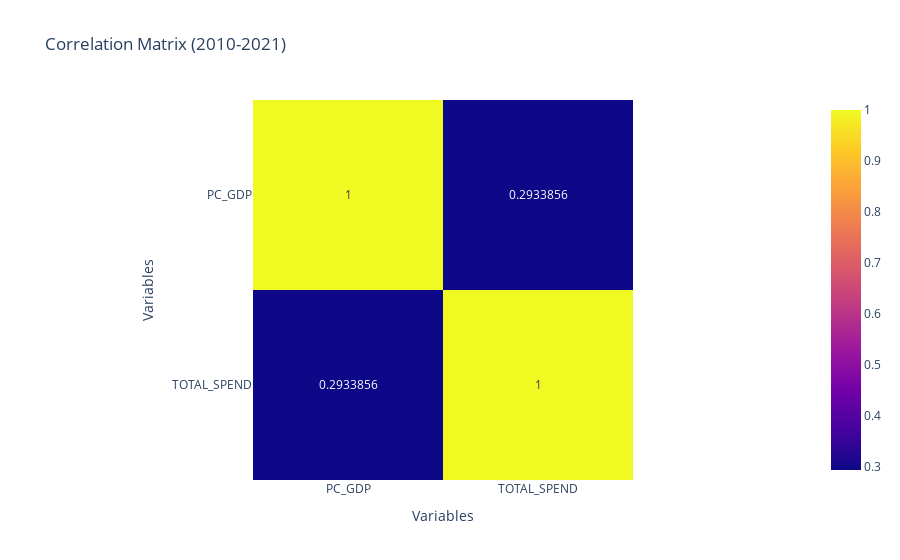

Notebook code for this chart:
### Markdown cell above
# Comparison of Spending and GDP: Correlation Over Time (2010-2021 Focus)
We can examine how GDP and spending have been correlated in the most recent years. This can help demonstrate that the 2010-2021 period is highly representative of how economies are currently evolving.
 Shows the relationship between GDP and spending across countries during the most recent period.
Created a correlation matrix for GDP and total spending for countries from 2010 to 2021.

### Code cell
import plotly.express as px

# Correlation matrix plot for GDP and Total Spending
corr_matrix = recent_years_data[['PC_GDP', 'TOTAL_SPEND']].corr()

fig = px.imshow(corr_matrix, text_auto=True, title="Correlation Matrix (2010-2021)", labels={"x": "Variables", "y": "Variables"})
fig.show()

### Figure 1 — Plotly figure (JSON) as saved in the notebook; plotly's stock layout.template omitted (floating-point values rounded to 4 significant figures)
{"data": [{"coloraxis": "coloraxis", "hovertemplate": "Variables: %{x}<br>Variables: %{y}<br>color: %{z}<extra></extra>", "name": "0", "texttemplate": "%{z}", "type": "heatmap", "x": ["PC_GDP", "TOTAL_SPEND"], "xaxis": "x", "y": ["PC_GDP", "TOTAL_SPEND"], "yaxis": "y", "z": [[1, 0.2934], [0.2934, 1]]}], "layout": {"coloraxis": {"colorscale": [[0, "#0d0887"], [0.1111, "#46039f"], [0.2222, "#7201a8"], [0.3333, "#9c179e"], [0.4444, "#bd3786"], [0.5556, "#d8576b"], [0.6667, "#ed7953"], [0.7778, "#fb9f3a"], [0.8889, "#fdca26"], [1, "#f0f921"]]}, "title": {"text": "Correlation Matrix (2010-2021)"}, "xaxis": {"anchor": "y", "constrain": "domain", "domain": [0, 1], "scaleanchor": "y", "title": {"text": "Variables"}}, "yaxis": {"anchor": "x", "autorange": "reversed", "constrain": "domain", "domain": [0, 1], "title": {"text": "Variables"}}}}
